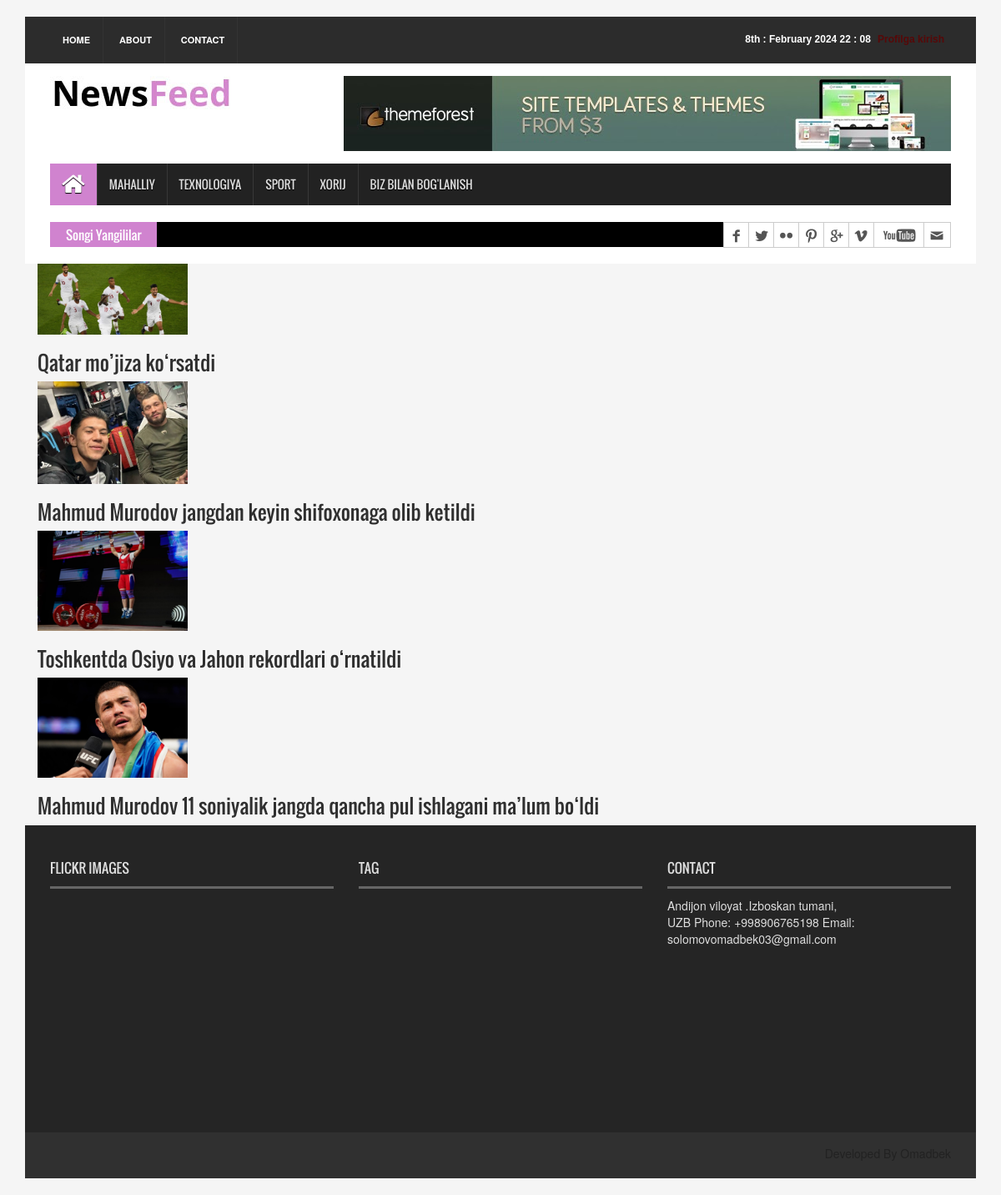
The page /sport/ on the database its author committed.
### news_app/models.py (models this page shows, shortened)
class News(models.Model):
    class Status(models.TextChoices):
        Draft = 'DF','DRAFT'
        Published = 'PB','PUBLISHED'
    title = models.CharField(max_length=250)
    slug = models.SlugField(max_length=250)
    body = models.TextField()
    images = models.ImageField(upload_to='news/images')
    category = models.ForeignKey(Category,on_delete=models.CASCADE)
    publish_time = models.DateTimeField(default=timezone.now)
    create_time = models.DateTimeField(auto_now_add=True)
    upgrade_time = models.DateTimeField(auto_now=True)
    status = models.CharField(max_length=2,choices=Status.choices, default=Status.Published)
    objects = models.Manager()
    published = PublishedManager()
    class Meta:
        ordering = ['-publish_time']
    def get_absolute_url(self):
        return reverse('news_detail_page',args=[self.slug])

### news_app/views.py (the view)
# urls.py: path('sport/',SportNewsView.as_view(),name='sport_page'),
class SportNewsView(ListView):
    model = News
    template_name = 'news/sport.html'
    context_object_name = 'sport_yangiliklar'
    def get_queryset(self):
        news = self.model.objects.all().filter(category__name = 'Sport').order_by('-publish_time')
        return news

### templates/news/sport.html (shortened to what this page needs)
{% extends 'news/base.html' %}
{%  load static %}
{% block content %}
{% for news in sport_yangiliklar  %}
<div class="container">
    <div class="row" >
        <div class="col-sm-4">
            <a href="{{ news.get_absolute_url }}" >
            <img src="{{news.images.url}}" alt="{{news.title}}" width="50%">
        </div>
        <div class="col-sm-12">
            <h3>{{news.title}}</h3>
        </div>
    </div>
</div>
{% endfor %}
{% endblock content %}

### static/css/style.css (style rules this page uses)
body { background:#f5f5f5 }
a { text-decoration:none; color:#2f2f2f }
h1, h2, h3, h4, h5, h6 { font-family:'Oswald',sans-serif }
img { border:none }

### rows shown on the page
News: images (picture), title "Qatar mo’jiza ko‘rsatdi"
News: images (picture), title "Mahmud Murodov jangdan keyin shifoxonaga olib ketildi"
News: images (picture), title "Toshkentda Osiyo va Jahon rekordlari o‘rnatildi"
News: images (picture), title "Mahmud Murodov 11 soniyalik jangda qancha pul ishlagani ma’lum bo‘ldi"
